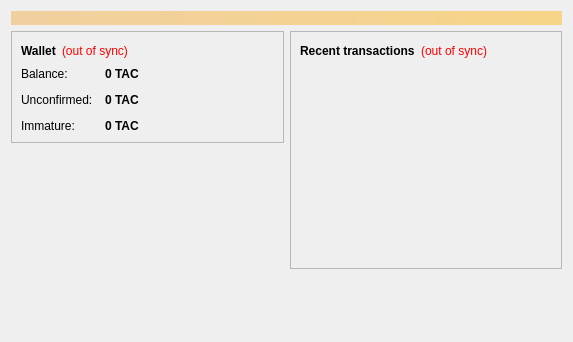
<?xml version="1.0" encoding="UTF-8"?>
<ui version="4.0">
 <class>OverviewPage</class>
 <widget class="QWidget" name="OverviewPage">
  <property name="geometry">
   <rect>
    <x>0</x>
    <y>0</y>
    <width>573</width>
    <height>342</height>
   </rect>
  </property>
  <property name="windowTitle">
   <string>Form</string>
  </property>
  <layout class="QVBoxLayout" name="topLayout">
   <item>
    <widget class="QLabel" name="labelAlerts">
     <property name="visible">
      <bool>false</bool>
     </property>
     <property name="styleSheet">
      <string notr="true">background-color: qlineargradient(x1: 0, y1: 0, x2: 1, y2: 0, stop:0 #F0D0A0, stop:1 #F8D488); color:#000000;</string>
     </property>
     <property name="wordWrap">
      <bool>true</bool>
     </property>
     <property name="margin">
      <number>3</number>
     </property>
    </widget>
   </item>
   <item>
    <layout class="QHBoxLayout" name="horizontalLayout" stretch="1,1">
     <item>
      <layout class="QVBoxLayout" name="verticalLayout_2">
       <item>
        <widget class="QFrame" name="frame">
         <property name="frameShape">
          <enum>QFrame::StyledPanel</enum>
         </property>
         <property name="frameShadow">
          <enum>QFrame::Raised</enum>
         </property>
         <layout class="QVBoxLayout" name="verticalLayout_4">
          <item>
           <layout class="QHBoxLayout" name="horizontalLayout_4">
            <item>
             <widget class="QLabel" name="label_5">
              <property name="font">
               <font>
                <weight>75</weight>
                <bold>true</bold>
               </font>
              </property>
              <property name="text">
               <string>Wallet</string>
              </property>
             </widget>
            </item>
            <item>
             <widget class="QLabel" name="labelWalletStatus">
              <property name="toolTip">
               <string>The displayed information may be out of date. Your wallet automatically synchronizes with the taccoin network after a connection is established, but this process has not completed yet.</string>
              </property>
              <property name="styleSheet">
               <string notr="true">QLabel { color: red; }</string>
              </property>
              <property name="text">
               <string notr="true">(out of sync)</string>
              </property>
              <property name="alignment">
               <set>Qt::AlignLeading|Qt::AlignLeft|Qt::AlignVCenter</set>
              </property>
             </widget>
            </item>
            <item>
             <spacer name="horizontalSpacer_2">
              <property name="orientation">
               <enum>Qt::Horizontal</enum>
              </property>
              <property name="sizeHint" stdset="0">
               <size>
                <width>40</width>
                <height>20</height>
               </size>
              </property>
             </spacer>
            </item>
           </layout>
          </item>
          <item>
           <layout class="QFormLayout" name="formLayout_2">
            <property name="fieldGrowthPolicy">
             <enum>QFormLayout::AllNonFixedFieldsGrow</enum>
            </property>
            <property name="horizontalSpacing">
             <number>12</number>
            </property>
            <property name="verticalSpacing">
             <number>12</number>
            </property>
            <item row="0" column="0">
             <widget class="QLabel" name="label">
              <property name="text">
               <string>Balance:</string>
              </property>
             </widget>
            </item>
            <item row="0" column="1">
             <widget class="QLabel" name="labelBalance">
              <property name="font">
               <font>
                <weight>75</weight>
                <bold>true</bold>
               </font>
              </property>
              <property name="cursor">
               <cursorShape>IBeamCursor</cursorShape>
              </property>
              <property name="toolTip">
               <string>Your current balance</string>
              </property>
              <property name="text">
               <string notr="true">0 TAC</string>
              </property>
              <property name="textInteractionFlags">
               <set>Qt::LinksAccessibleByMouse|Qt::TextSelectableByKeyboard|Qt::TextSelectableByMouse</set>
              </property>
             </widget>
            </item>
            <item row="1" column="0">
             <widget class="QLabel" name="label_3">
              <property name="text">
               <string>Unconfirmed:</string>
              </property>
             </widget>
            </item>
            <item row="1" column="1">
             <widget class="QLabel" name="labelUnconfirmed">
              <property name="font">
               <font>
                <weight>75</weight>
                <bold>true</bold>
               </font>
              </property>
              <property name="cursor">
               <cursorShape>IBeamCursor</cursorShape>
              </property>
              <property name="toolTip">
               <string>Total of transactions that have yet to be confirmed, and do not yet count toward the current balance</string>
              </property>
              <property name="text">
               <string notr="true">0 TAC</string>
              </property>
              <property name="textInteractionFlags">
               <set>Qt::LinksAccessibleByMouse|Qt::TextSelectableByKeyboard|Qt::TextSelectableByMouse</set>
              </property>
             </widget>
            </item>
            <item row="2" column="0">
             <widget class="QLabel" name="labelImmatureText">
              <property name="text">
               <string>Immature:</string>
              </property>
             </widget>
            </item>
            <item row="2" column="1">
             <widget class="QLabel" name="labelImmature">
              <property name="font">
               <font>
                <weight>75</weight>
                <bold>true</bold>
               </font>
              </property>
              <property name="toolTip">
               <string>Mined balance that has not yet matured</string>
              </property>
              <property name="text">
               <string notr="true">0 TAC</string>
              </property>
              <property name="textInteractionFlags">
               <set>Qt::LinksAccessibleByMouse|Qt::TextSelectableByKeyboard|Qt::TextSelectableByMouse</set>
              </property>
             </widget>
            </item>
           </layout>
          </item>
         </layout>
        </widget>
       </item>
       <item>
        <spacer name="verticalSpacer">
         <property name="orientation">
          <enum>Qt::Vertical</enum>
         </property>
         <property name="sizeHint" stdset="0">
          <size>
           <width>20</width>
           <height>40</height>
          </size>
         </property>
        </spacer>
       </item>
      </layout>
     </item>
     <item>
      <layout class="QVBoxLayout" name="verticalLayout_3">
       <item>
        <widget class="QFrame" name="frame_2">
         <property name="frameShape">
          <enum>QFrame::StyledPanel</enum>
         </property>
         <property name="frameShadow">
          <enum>QFrame::Raised</enum>
         </property>
         <layout class="QVBoxLayout" name="verticalLayout">
          <item>
           <layout class="QHBoxLayout" name="horizontalLayout_2">
            <item>
             <widget class="QLabel" name="label_4">
              <property name="text">
               <string>&lt;b&gt;Recent transactions&lt;/b&gt;</string>
              </property>
             </widget>
            </item>
            <item>
             <widget class="QLabel" name="labelTransactionsStatus">
              <property name="toolTip">
               <string>The displayed information may be out of date. Your wallet automatically synchronizes with the taccoin network after a connection is established, but this process has not completed yet.</string>
              </property>
              <property name="styleSheet">
               <string notr="true">QLabel { color: red; }</string>
              </property>
              <property name="text">
               <string notr="true">(out of sync)</string>
              </property>
              <property name="alignment">
               <set>Qt::AlignRight|Qt::AlignTrailing|Qt::AlignVCenter</set>
              </property>
             </widget>
            </item>
            <item>
             <spacer name="horizontalSpacer">
              <property name="orientation">
               <enum>Qt::Horizontal</enum>
              </property>
              <property name="sizeHint" stdset="0">
               <size>
                <width>40</width>
                <height>20</height>
               </size>
              </property>
             </spacer>
            </item>
           </layout>
          </item>
          <item>
           <widget class="QListView" name="listTransactions">
            <property name="styleSheet">
             <string notr="true">QListView { background: transparent; }</string>
            </property>
            <property name="frameShape">
             <enum>QFrame::NoFrame</enum>
            </property>
            <property name="verticalScrollBarPolicy">
             <enum>Qt::ScrollBarAlwaysOff</enum>
            </property>
            <property name="horizontalScrollBarPolicy">
             <enum>Qt::ScrollBarAlwaysOff</enum>
            </property>
            <property name="selectionMode">
             <enum>QAbstractItemView::NoSelection</enum>
            </property>
           </widget>
          </item>
         </layout>
        </widget>
       </item>
       <item>
        <spacer name="verticalSpacer_2">
         <property name="orientation">
          <enum>Qt::Vertical</enum>
         </property>
         <property name="sizeHint" stdset="0">
          <size>
           <width>20</width>
           <height>40</height>
          </size>
         </property>
        </spacer>
       </item>
      </layout>
     </item>
    </layout>
   </item>
  </layout>
 </widget>
 <resources/>
 <connections/>
</ui>
